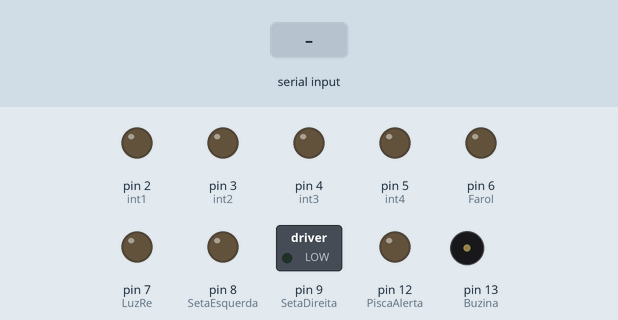
A sketch run on a simulated Arduino Uno, built with avr-gcc and run on an emulated ATmega328P. Shown: switched loads named in the sketch (green lamp = pin HIGH), output pins drawn as LEDs (lit = HIGH), buzzer (waves = sounding, pin HIGH). Inputs (shaded band) come from the test bench.

Above: at 1.2 s.
1.3 s: "L" received over the second serial link
At 1.7 s:
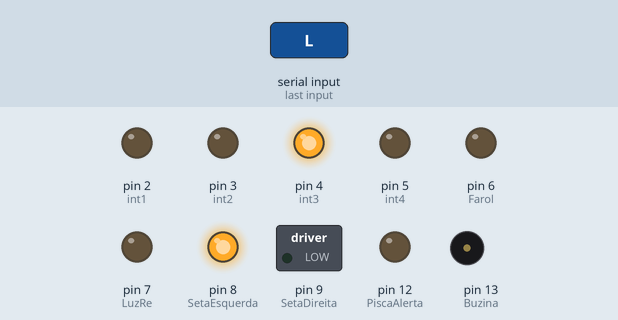
2.8 s: "R" received over the second serial link
At 4.0 s:
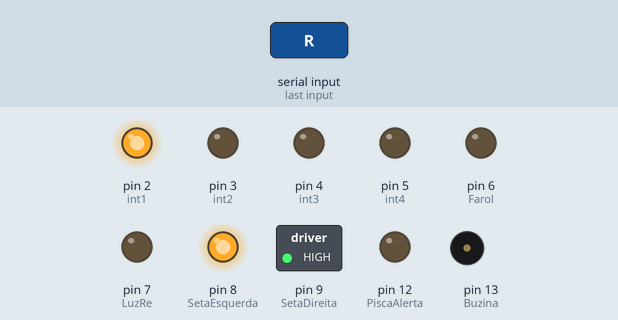
4.3 s: "F" received over the second serial link
At 5.1 s:
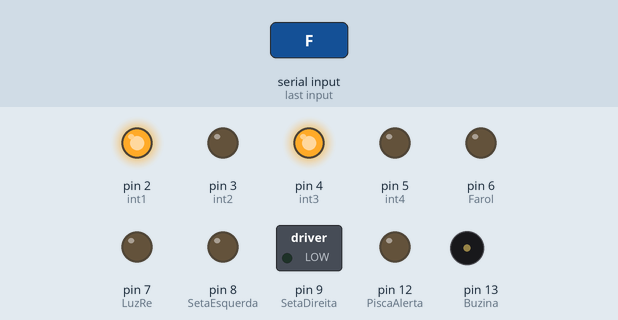
5.8 s: "I" received over the second serial link
At 6.3 s:
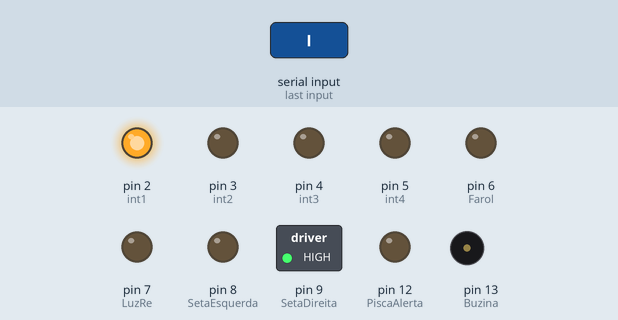
7.3 s: "G" received over the second serial link
At 8.5 s:
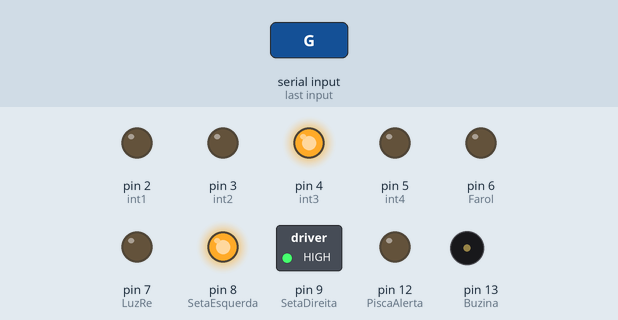
8.8 s: "B" received over the second serial link
At 9.8 s:
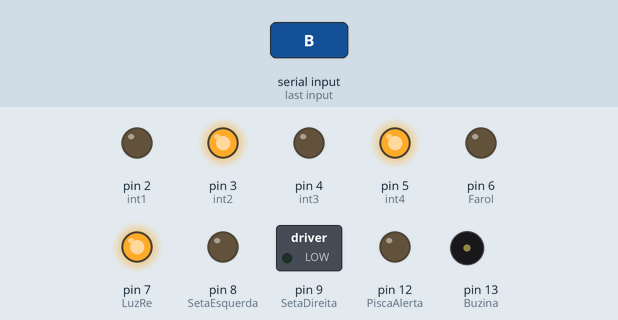
Timing chart, 0 to 11.3 s (numbered marks = the images above; inputs shaded):
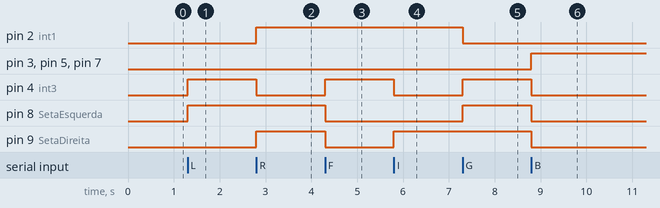

Measured:
- after the input at 1.3 s, pin 4 (int3), pin 8 (SetaEsquerda): LOW → HIGH at once
- after the input at 2.8 s, pin 2 (int1), pin 9 (SetaDireita): LOW → HIGH at once; pin 4 (int3): HIGH → LOW at once
- after the input at 4.3 s, pin 4 (int3): LOW → HIGH at once; pin 8 (SetaEsquerda), pin 9 (SetaDireita): HIGH → LOW at once
- after the input at 5.8 s, pin 4 (int3): HIGH → LOW at once; pin 9 (SetaDireita): LOW → HIGH at once
- after the input at 7.3 s, pin 2 (int1): HIGH → LOW at once; pin 4 (int3), pin 8 (SetaEsquerda): LOW → HIGH at once
- after the input at 8.8 s, pin 3 (int2), pin 5 (int4), pin 7 (LuzRe): LOW → HIGH at once; pin 4 (int3), pin 8 (SetaEsquerda), pin 9 (SetaDireita): HIGH → LOW at once

The sketch:

rc.ino
```cpp
#include <SoftwareSerial.h>

// Bluetooth
const int BT_TX = 10;
const int BT_RX = 11;
SoftwareSerial Bluetooth(BT_RX, BT_TX);

// Motores                                                               LEGENDA
const int int1 = 2;//                                 MOTOR A - Esquerdo         Motor B - Direito
const int int2 = 3;//
const int int3 = 4;//                       FRENTE ->            int 1                      int 3
const int int4 = 5;//                       TRAS   ->            int 2                      int 4

// Luzes
const int Farol = 6;
const int LuzRe = 7;
const int SetaEsquerda = 8;
const int SetaDireita = 9;
const int PiscaAlerta = 12;

// Sons
const int Buzina = 13;

void setup() {
  pinMode(int1, OUTPUT);
  pinMode(int2, OUTPUT);
  pinMode(int3, OUTPUT);
  pinMode(int4, OUTPUT);
  PararCarrinho();
  pinMode(Farol, OUTPUT);
  pinMode(LuzRe, OUTPUT);
  pinMode(SetaEsquerda, OUTPUT);
  pinMode(SetaDireita, OUTPUT);
  pinMode(PiscaAlerta,OUTPUT);
  pinMode(Buzina, OUTPUT);
  Serial.begin(9600);
  Bluetooth.begin(9600);
}

void loop() {
  if (Bluetooth.available()){
    char comando = Bluetooth.read();
    ProcessarComando(comando);
  }
}

void ProcessarComando(char cmd){
  switch(cmd){
    case 'L': MoverParaEsquerda();
      break;
    case 'R': MoverParaDireita();
      break;
    case 'F': MoverParaFrente();
      break;
    case 'G': MoverParaFrenteEsquerda();
      break;
    case 'I': MoverParaFrenteDireita();
      break;
    case 'B': MoverParaTras();
      break;
    case 'H': MoverParaTrasEsquerda();
      break;
    case 'J': MoverParaTrasDireita();
      break;
    case 'S': PararCarrinho();
      break;
    case 'W': AcenderFarol();
      break;
    case 'w': ApagarFarol();
      break;
    case '0': ASetaEsquerda();
      break;
    case 'q': ASetaDireita();
      break;
    case 'X': AcenderPiscaAlerta();
      break;
    case 'x': ApagarPiscaAlerta();
      break;
    case 'V': Buzinar();
      break;
    case 'v': PararBuzina();
      break;

    default: PararCarrinho();
      break;
  }
}

void MoverParaEsquerda(){

  //Motor A - Esquerdo
    digitalWrite(int1, LOW); //Frente
    digitalWrite(int2, LOW);  //Tras

  //Motor B - Direito
    digitalWrite(int3, HIGH); //Frente
    digitalWrite(int4, LOW);  //Tras

    digitalWrite(SetaEsquerda, HIGH);
    digitalWrite(LuzRe, LOW);
}
void MoverParaDireita(){

  //Motor A - Esquerdo
    digitalWrite(int1, HIGH); //Frente
    digitalWrite(int2, LOW);  //Tras

  //Motor B - Direito
    digitalWrite(int3, LOW); //Frente
    digitalWrite(int4, LOW);  //Tras

    digitalWrite(SetaDireita, HIGH);
    digitalWrite(LuzRe, LOW);
}
void MoverParaFrente(){

  //Motor A - Esquerdo
    digitalWrite(int1, HIGH); //Frente
    digitalWrite(int2, LOW);  //Tras

  //Motor B - Direito
    digitalWrite(int3, HIGH); //Frente
    digitalWrite(int4, LOW);  //Tras

    digitalWrite(SetaEsquerda, LOW);
    digitalWrite(SetaDireita, LOW);
    digitalWrite(LuzRe, LOW);
}
void MoverParaFrenteEsquerda(){

  //Motor A - Esquerdo
    digitalWrite(int1, LOW); //Frente
    digitalWrite(int2, LOW);  //Tras

  //Motor B - Direito
    digitalWrite(int3, HIGH); //Frente
    digitalWrite(int4, LOW);  //Tras

    digitalWrite(SetaEsquerda, HIGH);
    digitalWrite(LuzRe, LOW);
}
void MoverParaFrenteDireita(){

  //Motor A - Esquerdo
    digitalWrite(int1, HIGH); //Frente
    digitalWrite(int2, LOW);  //Tras

  //Motor B - Direito
    digitalWrite(int3, LOW); //Frente
    digitalWrite(int4, LOW);  //Tras

    digitalWrite(SetaDireita, HIGH);
    digitalWrite(LuzRe, LOW);
}
void MoverParaTras(){

  //Motor A - Esquerdo
    digitalWrite(int1, LOW); //Frente
    digitalWrite(int2, HIGH);  //Tras

  //Motor B - Direito
    digitalWrite(int3, LOW); //Frente
    digitalWrite(int4, HIGH);  //Tras

    digitalWrite(SetaEsquerda, LOW);
    digitalWrite(SetaDireita, LOW);
    digitalWrite(LuzRe, HIGH);
}
void MoverParaTrasEsquerda(){

  //Motor A - Esquerdo
    digitalWrite(int1, LOW); //Frente
    digitalWrite(int2, LOW);  //Tras

  //Motor B - Direito
    digitalWrite(int3, LOW); //Frente
    digitalWrite(int4, HIGH);  //Tras

    digitalWrite(LuzRe, HIGH);
}
void MoverParaTrasDireita(){

  //Motor A - Esquerdo
    digitalWrite(int1, LOW); //Frente
    digitalWrite(int2, HIGH);  //Tras

  //Motor B - Direito
    digitalWrite(int3, LOW); //Frente
    digitalWrite(int4, LOW);  //Tras

    digitalWrite(LuzRe, HIGH);
}
void PararCarrinho(){

  //Motor A - Esquerdo
    digitalWrite(int1, LOW); //Frente
    digitalWrite(int2, LOW);  //Tras

  //Motor B - Direito
    digitalWrite(int3, LOW); //Frente
    digitalWrite(int4, LOW);  //Tras

    digitalWrite(SetaEsquerda, LOW);
    digitalWrite(SetaDireita, LOW);
    digitalWrite(LuzRe, LOW);
}
void AcenderFarol(){
    digitalWrite(Farol, HIGH);
}
void ApagarFarol(){
    digitalWrite(Farol, LOW);
}
void ASetaEsquerda(){
    digitalWrite(SetaEsquerda, HIGH);
}
void ASetaDireita(){
    digitalWrite(SetaDireita, HIGH);
}
void AcenderPiscaAlerta(){
    digitalWrite(PiscaAlerta, HIGH);
}
void ApagarPiscaAlerta(){
    digitalWrite(PiscaAlerta, LOW);
}
void Buzinar(){
    tone(Buzina, 200);
}
void PararBuzina(){
    noTone(Buzina);
}
```
